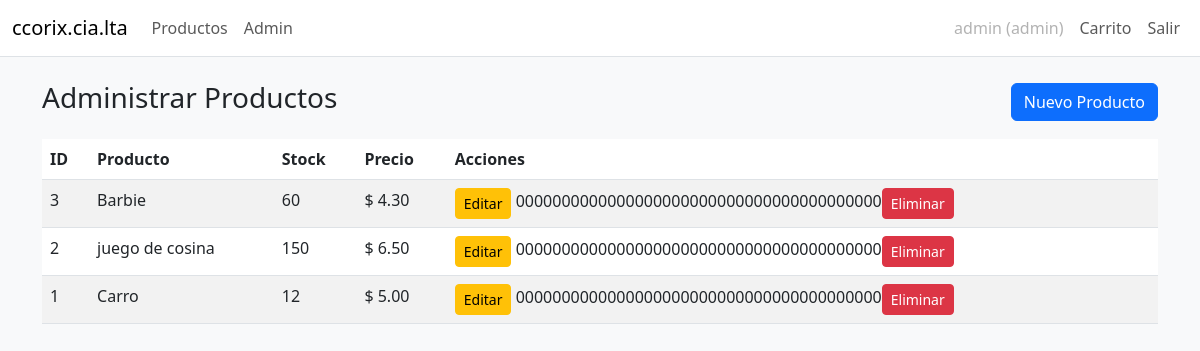
/admin/products (signed in), run on the app's committed database.
### tables this page shows
CREATE TABLE products (
        id INTEGER PRIMARY KEY AUTOINCREMENT,
        name TEXT,
        description TEXT,
        price REAL,
        stock INTEGER,
        image TEXT,
        created_at TEXT
    );

### app.py (the view)
@app.route('/admin/products')
@login_required
@role_required(['admin','manager','employee'])
def admin_products():
    conn = get_db(); cur = conn.cursor(); cur.execute('SELECT * FROM products ORDER BY created_at DESC'); products = cur.fetchall(); conn.close()
    return render_template('products/admin_list.html', products=products)

### app.py (called while the page is built)
def get_db():
    conn = sqlite3.connect(DB_PATH)
    conn.row_factory = sqlite3.Row
    return conn

def login_required(f):
    @wraps(f)
    def decorated(*args, **kwargs):
        if 'user_id' not in session:
            flash('Necesitas iniciar sesión.', 'warning')
            return redirect(url_for('login'))
        return f(*args, **kwargs)
    return decorated

def role_required(roles):
    def decorator(f):
        @wraps(f)
        def decorated(*args, **kwargs):
            if 'role' not in session or session.get('role') not in roles:
                flash('No tienes permiso para acceder a esta página.', 'danger')
                return redirect(url_for('index'))
            return f(*args, **kwargs)
        return decorated
    return decorator

### templates/products/admin_list.html
{% extends 'base.html' %}
{% block content %}
<div class="d-flex justify-content-between align-items-center mb-3">
  <h3>Administrar Productos</h3>
  <a class="btn btn-primary" href="{{ url_for('admin_new_product') }}">Nuevo Producto</a>
</div>
<table class="table table-striped">
  <thead><tr><th>ID</th><th>Producto</th><th>Stock</th><th>Precio</th><th>Acciones</th></tr></thead>
  <tbody>
    {% for p in products %}
    <tr>
      <td>{{ p.id }}</td>
      <td>{{ p.name }}</td>
      <td>{{ p.stock }}</td>
      <td>$ {{ '%.2f'|format(p.price) }}</td>
      <td>
        <a class="btn btn-sm btn-warning" href="{{ url_for('admin_edit_product', pid=p.id) }}">Editar</a>
        <form method="post" action="{{ url_for('admin_delete_product', pid=p.id) }}" style="display:inline">{{ csrf_token() }}<button class="btn btn-sm btn-danger">Eliminar</button></form>
      </td>
    </tr>
    {% endfor %}
  </tbody>
</table>
{% endblock %}

### static/css/style.css (style rules this page uses)
body { padding-bottom:40px }

### data on the page
products: id "3", name "Barbie", stock "60", price "4.30", csrf_token "0000000000000000000000000000000000000000"
products: id "2", name "juego de cosina", stock "150", price "6.50", csrf_token "0000000000000000000000000000000000000000"
products: id "1", name "Carro", stock "12", price "5.00", csrf_token "0000000000000000000000000000000000000000"

### other printed values
{{ session.get('username') }} "admin"
{{ session.get('role') }} "admin"
